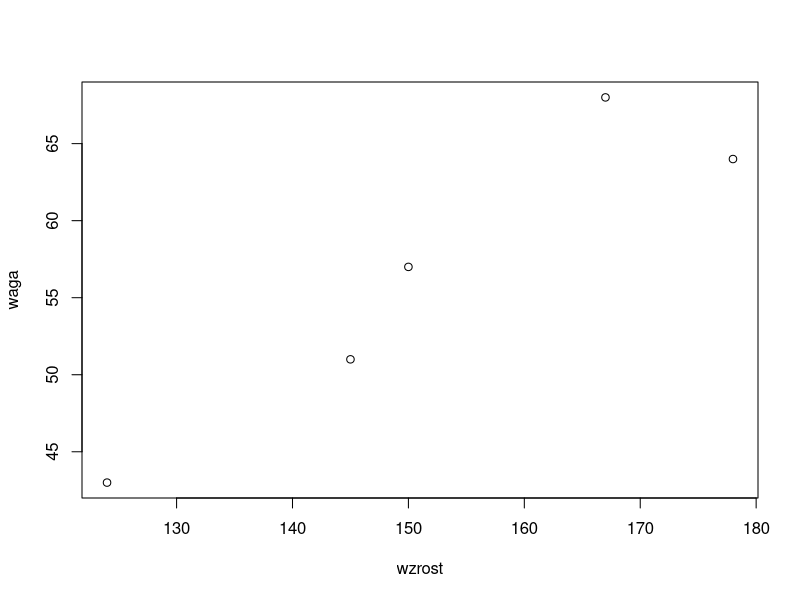
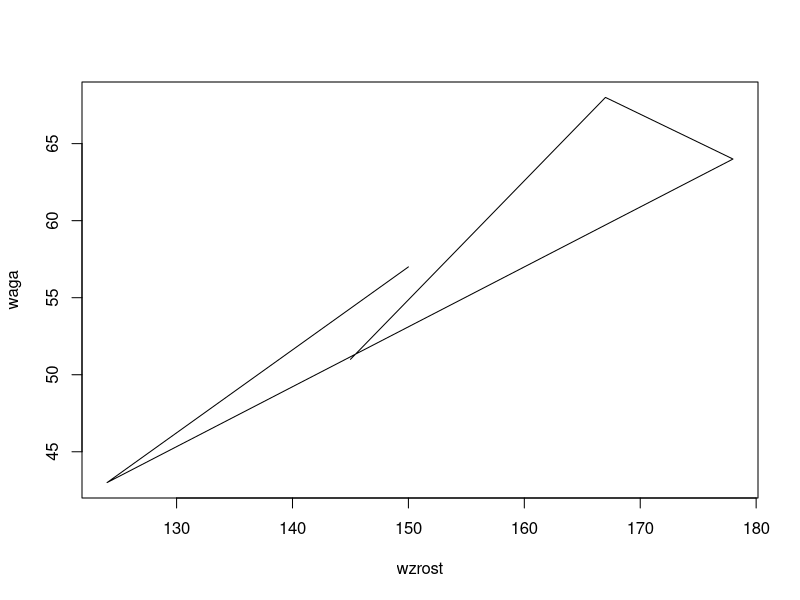
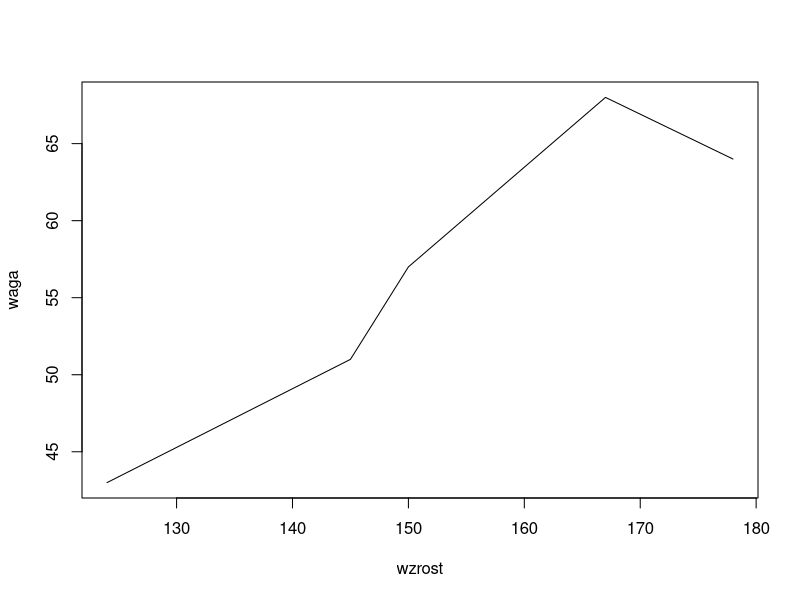
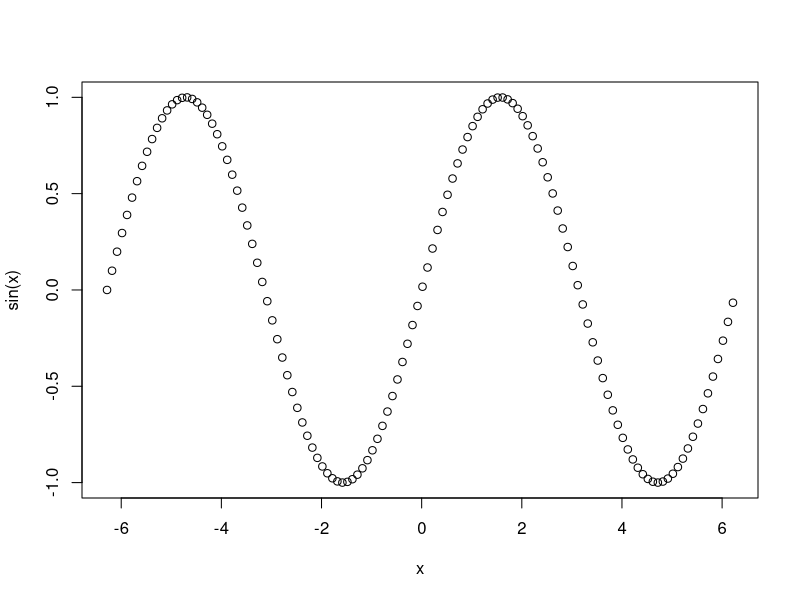
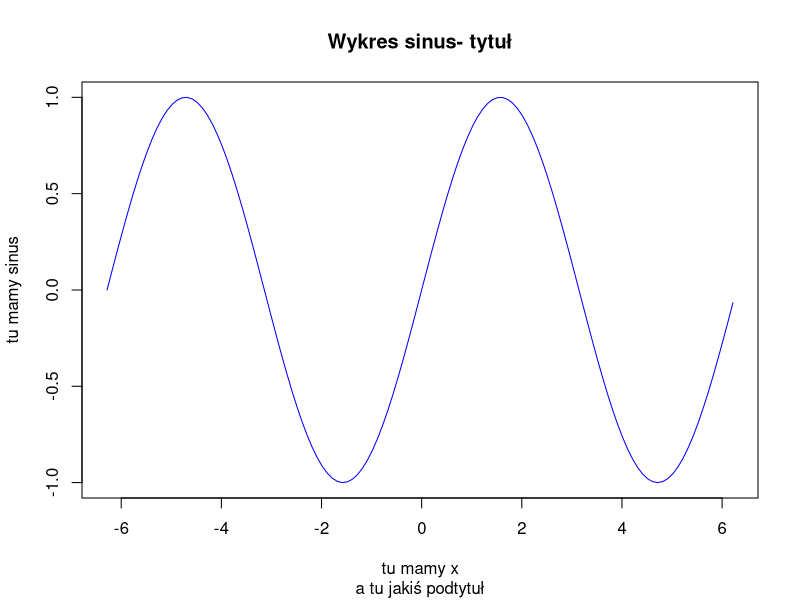
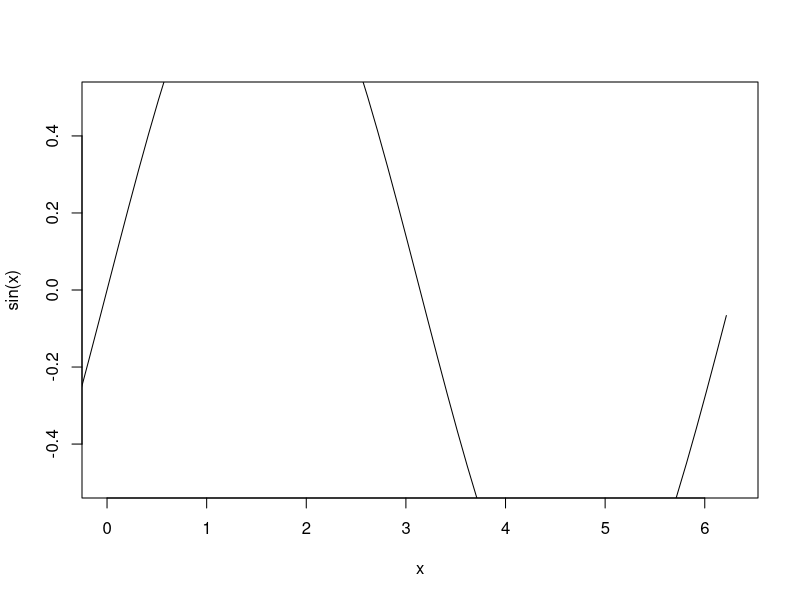
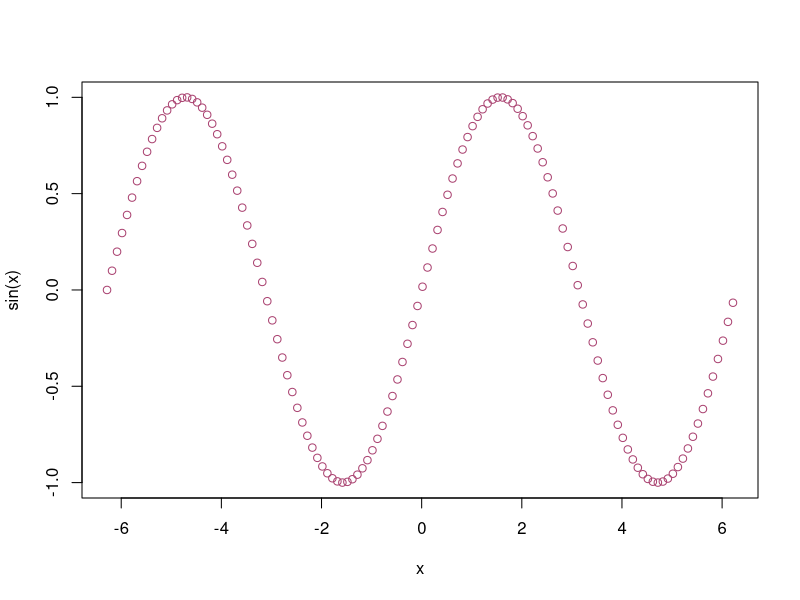
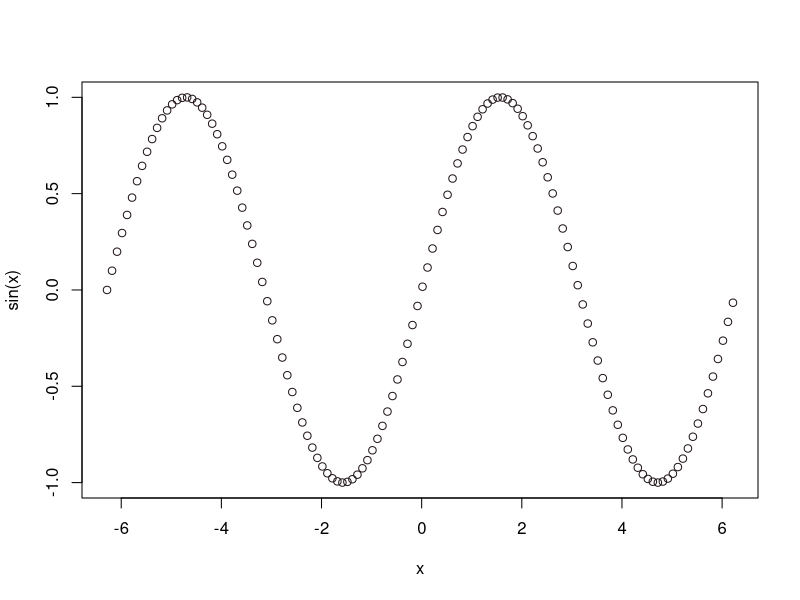

R code for these plots, in order:
## ---- chunk 1
wzrost <- c(145, 167, 178, 124, 150)
waga <- c(51, 68, 64, 43, 57)
plot(wzrost,waga)
## ---- chunk 2
wzrost <- c(145, 167, 178, 124, 150)
waga <- c(51, 68, 64, 43, 57)
plot(wzrost,waga, type = "l")
## ---- chunk 3
wzrost <- c(124, 145, 150, 167, 178)
waga <- c(43, 51, 57, 68, 64)
plot(wzrost,waga,type = "l")
## ---- chunk 4
x <- seq(-2*pi,2*pi,0.1)
plot(x, sin(x))
## ---- chunk 5
x <- seq(-2*pi,2*pi,0.1)
plot(x, sin(x), main="Wykres sinus- tytuł",sub="a tu jakiś podtytuł",xlab="tu mamy x",ylab="tu mamy sinus",type="l",col="blue")
## ---- chunk 6
x <- seq(-2*pi,2*pi,0.1)
plot(x, sin(x),type="l",xlim=c(0,2*pi), ylim=c(-0.5,0.5))
## ---- chunk 7
x <- seq(-2*pi,2*pi,0.1)
plot(x, sin(x), col="#AA4371")
## ---- chunk 8
x <- seq(-2*pi,2*pi,0.1)
plot(x, sin(x), col=rgb(34,22,25,max=255))
## ---- chunk 9
x<-c(3,4,5)
plot(x)
